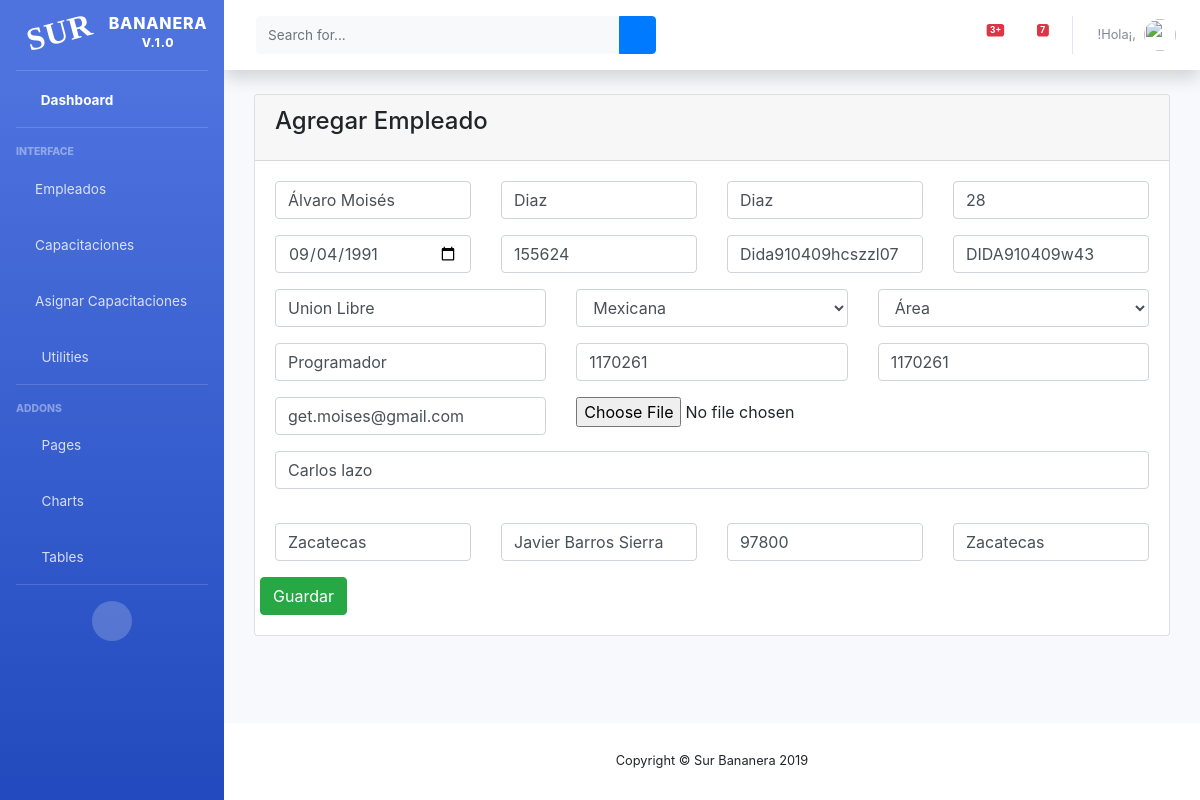
The app's page /bananera/editarEmpleado/1 with its own data.
### surBananas/models.py (models this page shows)
class empleados(models.Model):
    choice_nacionalidad ={('', 'Nacionaidad'),('Mexicana','Mexicana'),('Extranjero','Extranjero')}
    choice_area =(('','Área'),
        ('Empaque',(
            ('Estiba','Estiba'),
            ('Empaque','Empaque'),
            ('Fumigación','Fumigación'),
            ('Selección', 'Selección'),
            ('Clasificación','Clasificación'),
            ('Desmane', 'Desmane'),
        )),
        ('Producción', (
            ('Embolse', 'Embolse'),
            ('Cosecha', 'Cosecha'),
            ('Fumigación', 'Fumigación'),
            ('Siembra', 'Siembra'),
        )),
    )
    nombres = models.CharField(max_length=20, blank=True, null=True)
    apellidoPaterno = models.CharField(max_length=20, blank=True, null=True)
    apellidoMaterno = models.CharField(max_length=20, blank=True, null=True)
    edad = models.IntegerField(blank=True, null=True)
    fechaNacimiento = models.DateField(auto_now=False, blank=True, null=True)
    numeroSeguroSocial = models.IntegerField(blank=True, null=True)
    curp = models.CharField(max_length=20, blank=True, null=True)
    rfc = models.CharField(max_length=20, blank=True, null=True)
    estadoCivil = models.CharField(max_length=20, blank=True, null=True)
    nacionalidad = models.CharField(choices=choice_nacionalidad, default='', max_length=20, blank=False)
    area = models.CharField(choices=choice_area, default='', max_length=30, blank=False)
    labor = models.CharField(max_length=20, blank=True, null=True)
    telefono = models.IntegerField(blank=True, null=True)
    celular = models.IntegerField(blank=True, null=True)
    correoElectronico = models.EmailField(max_length=50, blank=True, null=True)
    direccion = models.CharField(max_length=200, blank=True, null=True)
    ciudad = models.CharField(max_length=200, blank=True, null=True)
    colonia = models.CharField(max_length=200, blank=True, null=True)
    codigoPostal = models.IntegerField(blank=True, null=True)
    estado = models.CharField(max_length=20, blank=True, null=True)
    imagen = models.FileField(upload_to="fotos/", blank=True, null=True)
    status = models.BooleanField('Estado', default= True)
    created_at = models.DateTimeField(auto_now_add=True, blank=True, null=True)

### surBananas/views.py (the view)
# urls.py: path('editarEmpleado/<int:pk>', views.ActualizarEmpleado.as_view(), name = 'editarEmpleado'),
class ActualizarEmpleado(UpdateView):
    model = empleados
    template_name = 'agregarEmpleado.html'
    form_class = EmpleadosForm
    success_url = reverse_lazy('lista')

### surBananas/templates/agregarEmpleado.html (shortened to what this page needs)
{% extends 'indexAdmin.html' %}
{% block contenido %}
    <div class="content">
        <div class="container-fluid">
            <div class="row">
                <div class="col-md-12">
                    <div class="card">
                        <div class="card-header card-header-warning">
                            <h4 class="card-title">Agregar Empleado</h4>
                        </div>
                        <div class="card-body">
                            <form method="post" enctype="multipart/form-data">
                                <div class="row">
                                    {% if error %}
                                        <h1>{{ error }}</h1>
                                    {% else %}
                                        <div class="col-md-3">
                                            <div class="form-group">
                                                {{ form.nombres }}
                                            </div>
                                        </div>
                                        <div class="col-md-3">
                                            <div class="form-group">
                                                {{ form.apellidoPaterno }}
                                            </div>
                                        </div>
                                        <div class="col-md-3">
                                            <div class="form-group">
                                                {{ form.apellidoMaterno }}
                                            </div>
                                        </div>
                                        <div class="col-md-3">
                                            <div class="form-group">
                                                {{ form.edad }}
                                            </div>
                                        </div>
                                        <div class="col-md-3">
                                            <div class="form-group">
                                                {{ form.fechaNacimiento }}
                                            </div>
                                        </div>
                                        <div class="col-md-3">
                                            <div class="form-group">
                                                {{ form.numeroSeguroSocial }}
                                            </div>
                                        </div>
                                        <div class="col-md-3">
                                            <div class="form-group">
                                                {{ form.curp }}
                                            </div>
                                        </div>
                                        <div class="col-md-3">
                                            <div class="form-group">
                                                {{ form.rfc }}
                                            </div>
                                        </div>
                                        <div class="col-md-4">
                                            <div class="form-group">
                                                {{ form.estadoCivil }}
                                            </div>
                                        </div>
                                        <div class="col-md-4">
                                            <div class="form-group">
                                                {{ form.nacionalidad }}
                                            </div>
                                        </div>
                                        <div class="col-md-4">
                                            <div class="form-group">
                                                {{ form.area }}
                                            </div>
                                        </div>
                                        <div class="col-md-4">
                                            <div class="form-group">
                                                {{ form.labor }}
                                            </div>
                                        </div>
                                        <div class="col-md-4">
                                            <div class="form-group">
                                                {{ form.telefono }}
                                            </div>
                                        </div>
                                        <div class="col-md-4">
                                            <div class="form-group">
                                                {{ form.celular }}
                                            </div>
                                        </div>
                                        <div class="col-md-4">
                                            <div class="form-group">
                                                {{ form.correoElectronico }}
                                            </div>
                                        </div>
                                        <div class="col-md-4">
                                                {{ form.imagen}}
                                        </div>
                                        <div class="col-md-12">
                                            <div class="form-group">
                                                {{ form.direccion }}
                                            </div>
                                        </div>
                                        <br><br><br>
                                        <div class="col-md-3">
                                            <div class="form-group">
                                                {{ form.ciudad }}
                                            </div>
                                        </div>
                                        <div class="col-md-3">
                                            <div class="form-group">
                                                {{form.colonia}}
                                            </div>
                                        </div>
                                        <div class="col-md-3">
                                            <div class="form-group">
                                                {{form.codigoPostal}}
                                            </div>
                                        </div>
                                        <div class="col-md-3">
                                            <div class="form-group">
                                                {{form.estado }}
                                            </div>
                                        </div>
                                        <button type="submit" class="btn btn-success pull-right">Guardar</button>
                                    {% endif %}
                                </div>
                            </form>
                        </div>
                    </div>
                </div>
            </div>
        </div>
    </div>
{%endblock contenido %}

### templates/indexAdmin.html (shortened to what this page needs)
{% load static %}
<!DOCTYPE html>
<html lang="en">
<head>
    <link href="{% static 'IndexAdmin/vendor/fontawesome-free/css/all.min.css' %}" rel="stylesheet" type="text/css">
    <link href="{% static 'IndexAdmin/css/sb-admin-2.min.css' %}" rel="stylesheet">
    <link href="{% static 'IndexAdmin/vendor/datatables/dataTables.bootstrap4.min.css' %}" rel="stylesheet">
    <link rel="stylesheet" href="https://cdnjs.cloudflare.com/ajax/libs/twitter-bootstrap/4.1.3/css/bootstrap.css">
    <link rel="stylesheet" href="https://cdn.datatables.net/fixedheader/3.1.5/css/fixedHeader.bootstrap.min.css">
    <link rel="stylesheet" href="https://cdn.datatables.net/responsive/2.2.3/css/responsive.bootstrap.min.css">
</head>
<body id="page-top">
<div id="wrapper">
    <ul class="navbar-nav bg-gradient-primary sidebar sidebar-dark accordion" id="accordionSidebar">
        <a class="sidebar-brand d-flex align-items-center justify-content-center" href="{% url 'home' %}">
            <div class="sidebar-brand-icon rotate-n-15">
                <i class="fas fa-laugh-wink">Sur</i>
            </div>
            <div class="sidebar-brand-text mx-3">Bananera <sup>V.1.0</sup></div>
        </a>
        <hr class="sidebar-divider my-0">
        <li class="nav-item active">
            <a class="nav-link" href="{% url 'home' %}">
                <i class="fas fa-fw fa-tachometer-alt"></i>
                <span>Dashboard</span></a>
        </li>
        <hr class="sidebar-divider">
        <div class="sidebar-heading">
            Interface
        </div>
        <li class="nav-item">
            <a class="nav-link collapsed" href="#" data-toggle="collapse" data-target="#collapseTwo" aria-expanded="true" aria-controls="collapseTwo">
                <i class="fas fa-user-plus"></i>
                <span>Empleados</span>
            </a>
        </li>
         <li class="nav-item">
            <a class="nav-link collapsed" href="#" data-toggle="collapse" data-target="#collapseOne" aria-expanded="true" aria-controls="collapseOne">
                <i class="fas fa-chalkboard-teacher"></i>
                <span>Capacitaciones</span>
            </a>
        </li>
        <li class="nav-item">
            <a class="nav-link collapsed" href="#" data-toggle="collapse" data-target="#collapse3" aria-expanded="true" aria-controls="collapse3">
                <i class="fas fa-calendar-alt"></i>
                    <span>Asignar Capacitaciones</span>
            </a>
        </li>
        <li class="nav-item">
            <a class="nav-link collapsed" href="#" data-toggle="collapse" data-target="#collapseUtilities" aria-expanded="true" aria-controls="collapseUtilities">
                <i class="fas fa-fw fa-wrench"></i>
                <span>Utilities</span>
            </a>
        </li>
        <hr class="sidebar-divider">
        <div class="sidebar-heading">
            Addons
        </div>
        <li class="nav-item">
            <a class="nav-link collapsed" href="#" data-toggle="collapse" data-target="#collapsePages" aria-expanded="true" aria-controls="collapsePages">
                <i class="fas fa-fw fa-folder"></i>
                <span>Pages</span>
            </a>
        </li>
        <li class="nav-item">
            <a class="nav-link" href="charts.html">
                <i class="fas fa-fw fa-chart-area"></i>
                <span>Charts</span></a>
        </li>
        <li class="nav-item">
            <a class="nav-link" href="tables.html">
                <i class="fas fa-fw fa-table"></i>
                <span>Tables</span></a>
        </li>
        <hr class="sidebar-divider d-none d-md-block">
        <div class="text-center d-none d-md-inline">
            <button class="rounded-circle border-0" id="sidebarToggle"></button>
        </div>
    </ul>
    <div id="content-wrapper" class="d-flex flex-column">
        <div id="content">
            <nav class="navbar navbar-expand navbar-light bg-white topbar mb-4 static-top shadow">
                <form class="d-none d-sm-inline-block form-inline mr-auto ml-md-3 my-2 my-md-0 mw-100 navbar-search">
                    <div class="input-group">
                        <input type="text" class="form-control bg-light border-0 small" placeholder="Search for..." aria-label="Search" aria-describedby="basic-addon2">
                        <div class="input-group-append">
                            <button class="btn btn-primary" type="button">
                                <i class="fas fa-search fa-sm"></i>
                            </button>
                        </div>
                    </div>
                </form>
                <ul class="navbar-nav ml-auto">
                    <li class="nav-item dropdown no-arrow mx-1">
                        <a class="nav-link dropdown-toggle" href="#" id="alertsDropdown" role="button" data-toggle="dropdown" aria-haspopup="true" aria-expanded="false">
                            <span class="badge badge-danger badge-counter">3+</span>
                        </a>
                    </li>
                    <li class="nav-item dropdown no-arrow mx-1">
                        <a class="nav-link dropdown-toggle" href="#" id="messagesDropdown" role="button" data-toggle="dropdown" aria-haspopup="true" aria-expanded="false">
                            <i class="fas fa-envelope fa-fw"></i>
                            <span class="badge badge-danger badge-counter">7</span>
                        </a>
                    </li>
                    <li class="nav-item dropdown no-arrow">
                        <a class="nav-link dropdown-toggle" href="#" id="userDropdown" role="button" data-toggle="dropdown" aria-haspopup="true" aria-expanded="false">
                            <span class="mr-2 d-none d-lg-inline text-gray-600 small">!Hola¡, {{username}}</span>
                            <img class="img-profile rounded-circle" src="https://source.unsplash.com/QAB-WJcbgJk/60x60">
                        </a>
                    </li>
                </ul>
            </nav>
            <div class="container-fluid">
                {% block contenido %}
            {% endblock contenido %}
            </div>
        </div>
        <footer class="sticky-footer bg-white">
            <div class="container my-auto">
                <div class="copyright text-center my-auto">
                    <span>Copyright &copy; Sur Bananera 2019</span>
                </div>
            </div>
        </footer>
    </div>
</div>
</body>
</html>

### records on screen
empleados: nombres "Álvaro Moisés", apellidoPaterno "Diaz", apellidoMaterno "Diaz", edad "28", fechaNacimiento "09/04/1991", numeroSeguroSocial "155624", curp "Dida910409hcszzl07", rfc "DIDA910409w43", estadoCivil "Union Libre", nacionalidad "Mexicana", area "Área", labor "Programador", telefono "1170261", celular "1170261", correoElectronico "get.moises@gmail.com", direccion "Carlos lazo", ciudad "Zacatecas", colonia "Javier Barros Sierra", codigoPostal "97800", estado "Zacatecas"
